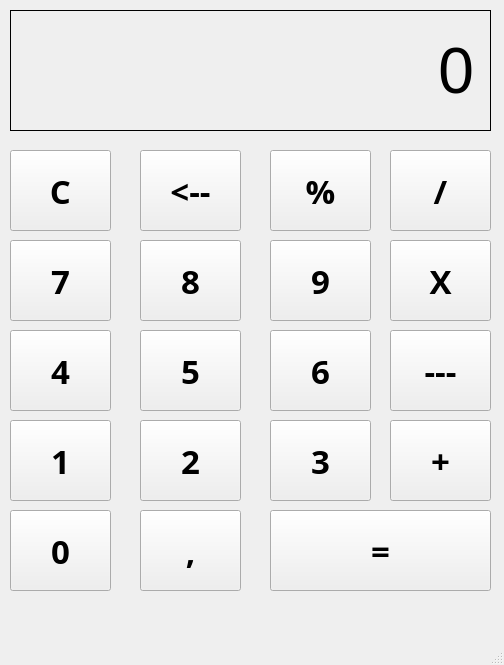
<?xml version="1.0" encoding="UTF-8"?>
<ui version="4.0">
 <class>MainWindow</class>
 <widget class="QMainWindow" name="MainWindow">
  <property name="geometry">
   <rect>
    <x>0</x>
    <y>0</y>
    <width>504</width>
    <height>665</height>
   </rect>
  </property>
  <property name="windowTitle">
   <string>Calculadora</string>
  </property>
  <property name="tabShape">
   <enum>QTabWidget::Rounded</enum>
  </property>
  <widget class="QWidget" name="centralwidget">
   <widget class="QLabel" name="outputLabel">
    <property name="geometry">
     <rect>
      <x>10</x>
      <y>10</y>
      <width>481</width>
      <height>121</height>
     </rect>
    </property>
    <property name="font">
     <font>
      <family>Arial</family>
      <pointsize>48</pointsize>
      <weight>50</weight>
      <bold>false</bold>
     </font>
    </property>
    <property name="frameShape">
     <enum>QFrame::Box</enum>
    </property>
    <property name="text">
     <string>0</string>
    </property>
    <property name="alignment">
     <set>Qt::AlignRight|Qt::AlignTrailing|Qt::AlignVCenter</set>
    </property>
    <property name="margin">
     <number>20</number>
    </property>
   </widget>
   <widget class="QPushButton" name="clearButton">
    <property name="geometry">
     <rect>
      <x>10</x>
      <y>150</y>
      <width>101</width>
      <height>81</height>
     </rect>
    </property>
    <property name="font">
     <font>
      <family>Arial Black</family>
      <pointsize>25</pointsize>
      <weight>75</weight>
      <bold>true</bold>
     </font>
    </property>
    <property name="text">
     <string>C</string>
    </property>
   </widget>
   <widget class="QPushButton" name="seteButton">
    <property name="geometry">
     <rect>
      <x>10</x>
      <y>240</y>
      <width>101</width>
      <height>81</height>
     </rect>
    </property>
    <property name="font">
     <font>
      <family>Arial Black</family>
      <pointsize>25</pointsize>
      <weight>75</weight>
      <bold>true</bold>
     </font>
    </property>
    <property name="text">
     <string>7</string>
    </property>
   </widget>
   <widget class="QPushButton" name="quatroButton">
    <property name="geometry">
     <rect>
      <x>10</x>
      <y>330</y>
      <width>101</width>
      <height>81</height>
     </rect>
    </property>
    <property name="font">
     <font>
      <family>Arial Black</family>
      <pointsize>25</pointsize>
      <weight>75</weight>
      <bold>true</bold>
     </font>
    </property>
    <property name="text">
     <string>4</string>
    </property>
   </widget>
   <widget class="QPushButton" name="umButton">
    <property name="geometry">
     <rect>
      <x>10</x>
      <y>420</y>
      <width>101</width>
      <height>81</height>
     </rect>
    </property>
    <property name="font">
     <font>
      <family>Arial Black</family>
      <pointsize>25</pointsize>
      <weight>75</weight>
      <bold>true</bold>
     </font>
    </property>
    <property name="text">
     <string>1</string>
    </property>
   </widget>
   <widget class="QPushButton" name="porcentagemButton">
    <property name="geometry">
     <rect>
      <x>270</x>
      <y>150</y>
      <width>101</width>
      <height>81</height>
     </rect>
    </property>
    <property name="font">
     <font>
      <family>Arial Black</family>
      <pointsize>25</pointsize>
      <weight>75</weight>
      <bold>true</bold>
     </font>
    </property>
    <property name="text">
     <string>%</string>
    </property>
   </widget>
   <widget class="QPushButton" name="eraseButton">
    <property name="geometry">
     <rect>
      <x>140</x>
      <y>150</y>
      <width>101</width>
      <height>81</height>
     </rect>
    </property>
    <property name="font">
     <font>
      <family>Arial Black</family>
      <pointsize>25</pointsize>
      <weight>75</weight>
      <bold>true</bold>
     </font>
    </property>
    <property name="text">
     <string>&lt;--</string>
    </property>
   </widget>
   <widget class="QPushButton" name="divisaoButton">
    <property name="geometry">
     <rect>
      <x>390</x>
      <y>150</y>
      <width>101</width>
      <height>81</height>
     </rect>
    </property>
    <property name="font">
     <font>
      <family>Arial Black</family>
      <pointsize>25</pointsize>
      <weight>75</weight>
      <bold>true</bold>
     </font>
    </property>
    <property name="text">
     <string>/</string>
    </property>
   </widget>
   <widget class="QPushButton" name="cincoButton">
    <property name="geometry">
     <rect>
      <x>140</x>
      <y>330</y>
      <width>101</width>
      <height>81</height>
     </rect>
    </property>
    <property name="font">
     <font>
      <family>Arial Black</family>
      <pointsize>25</pointsize>
      <weight>75</weight>
      <bold>true</bold>
     </font>
    </property>
    <property name="text">
     <string>5</string>
    </property>
   </widget>
   <widget class="QPushButton" name="zeroButton">
    <property name="geometry">
     <rect>
      <x>10</x>
      <y>510</y>
      <width>101</width>
      <height>81</height>
     </rect>
    </property>
    <property name="font">
     <font>
      <family>Arial Black</family>
      <pointsize>25</pointsize>
      <weight>75</weight>
      <bold>true</bold>
     </font>
    </property>
    <property name="text">
     <string>0</string>
    </property>
   </widget>
   <widget class="QPushButton" name="doisButton">
    <property name="geometry">
     <rect>
      <x>140</x>
      <y>420</y>
      <width>101</width>
      <height>81</height>
     </rect>
    </property>
    <property name="font">
     <font>
      <family>Arial Black</family>
      <pointsize>25</pointsize>
      <weight>75</weight>
      <bold>true</bold>
     </font>
    </property>
    <property name="text">
     <string>2</string>
    </property>
   </widget>
   <widget class="QPushButton" name="oitoButton">
    <property name="geometry">
     <rect>
      <x>140</x>
      <y>240</y>
      <width>101</width>
      <height>81</height>
     </rect>
    </property>
    <property name="font">
     <font>
      <family>Arial Black</family>
      <pointsize>25</pointsize>
      <weight>75</weight>
      <bold>true</bold>
     </font>
    </property>
    <property name="text">
     <string>8</string>
    </property>
   </widget>
   <widget class="QPushButton" name="seisButton">
    <property name="geometry">
     <rect>
      <x>270</x>
      <y>330</y>
      <width>101</width>
      <height>81</height>
     </rect>
    </property>
    <property name="font">
     <font>
      <family>Arial Black</family>
      <pointsize>25</pointsize>
      <weight>75</weight>
      <bold>true</bold>
     </font>
    </property>
    <property name="text">
     <string>6</string>
    </property>
   </widget>
   <widget class="QPushButton" name="virgulaButton">
    <property name="geometry">
     <rect>
      <x>140</x>
      <y>510</y>
      <width>101</width>
      <height>81</height>
     </rect>
    </property>
    <property name="font">
     <font>
      <family>Arial Black</family>
      <pointsize>25</pointsize>
      <weight>75</weight>
      <bold>true</bold>
     </font>
    </property>
    <property name="text">
     <string>,</string>
    </property>
   </widget>
   <widget class="QPushButton" name="tresButton">
    <property name="geometry">
     <rect>
      <x>270</x>
      <y>420</y>
      <width>101</width>
      <height>81</height>
     </rect>
    </property>
    <property name="font">
     <font>
      <family>Arial Black</family>
      <pointsize>25</pointsize>
      <weight>75</weight>
      <bold>true</bold>
     </font>
    </property>
    <property name="text">
     <string>3</string>
    </property>
   </widget>
   <widget class="QPushButton" name="noveButton">
    <property name="geometry">
     <rect>
      <x>270</x>
      <y>240</y>
      <width>101</width>
      <height>81</height>
     </rect>
    </property>
    <property name="font">
     <font>
      <family>Arial Black</family>
      <pointsize>25</pointsize>
      <weight>75</weight>
      <bold>true</bold>
     </font>
    </property>
    <property name="text">
     <string>9</string>
    </property>
   </widget>
   <widget class="QPushButton" name="menosButton">
    <property name="geometry">
     <rect>
      <x>390</x>
      <y>330</y>
      <width>101</width>
      <height>81</height>
     </rect>
    </property>
    <property name="font">
     <font>
      <family>Arial Black</family>
      <pointsize>25</pointsize>
      <weight>75</weight>
      <bold>true</bold>
     </font>
    </property>
    <property name="text">
     <string>---</string>
    </property>
   </widget>
   <widget class="QPushButton" name="igualButton">
    <property name="geometry">
     <rect>
      <x>270</x>
      <y>510</y>
      <width>221</width>
      <height>81</height>
     </rect>
    </property>
    <property name="font">
     <font>
      <family>Arial Black</family>
      <pointsize>25</pointsize>
      <weight>75</weight>
      <bold>true</bold>
     </font>
    </property>
    <property name="text">
     <string>=</string>
    </property>
   </widget>
   <widget class="QPushButton" name="maisButton">
    <property name="geometry">
     <rect>
      <x>390</x>
      <y>420</y>
      <width>101</width>
      <height>81</height>
     </rect>
    </property>
    <property name="font">
     <font>
      <family>Arial Black</family>
      <pointsize>25</pointsize>
      <weight>75</weight>
      <bold>true</bold>
     </font>
    </property>
    <property name="text">
     <string>+</string>
    </property>
   </widget>
   <widget class="QPushButton" name="vezesButton">
    <property name="geometry">
     <rect>
      <x>390</x>
      <y>240</y>
      <width>101</width>
      <height>81</height>
     </rect>
    </property>
    <property name="font">
     <font>
      <family>Arial Black</family>
      <pointsize>25</pointsize>
      <weight>75</weight>
      <bold>true</bold>
     </font>
    </property>
    <property name="text">
     <string>X</string>
    </property>
   </widget>
  </widget>
  <widget class="QMenuBar" name="menubar">
   <property name="geometry">
    <rect>
     <x>0</x>
     <y>0</y>
     <width>504</width>
     <height>21</height>
    </rect>
   </property>
  </widget>
  <widget class="QStatusBar" name="statusbar"/>
 </widget>
 <resources/>
 <connections/>
</ui>
